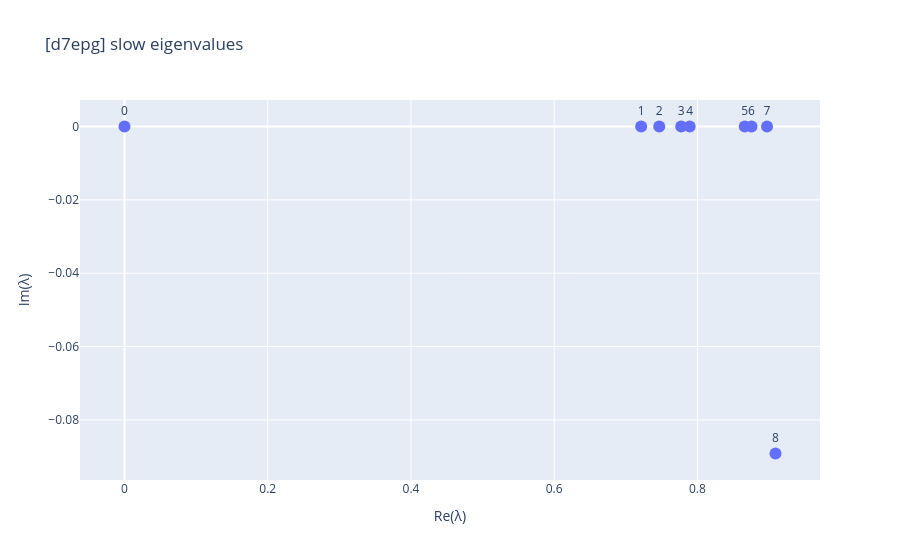
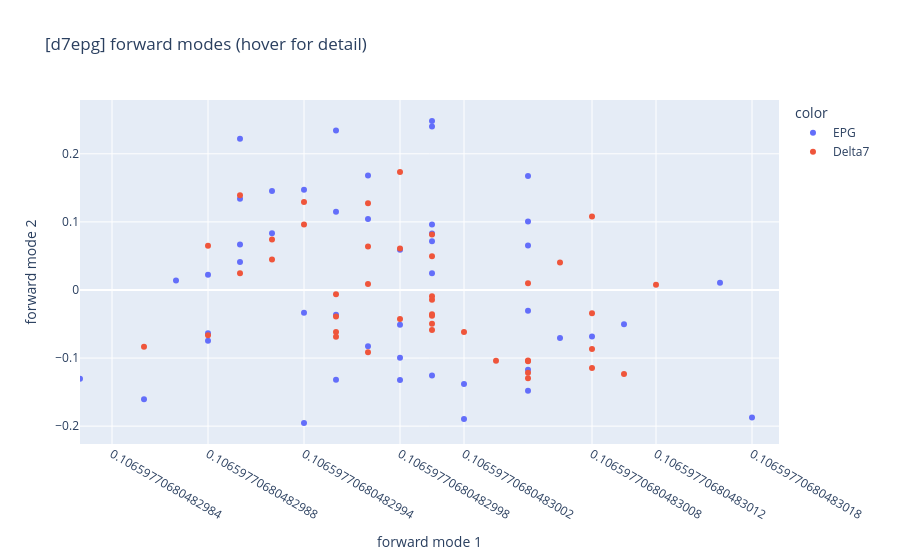
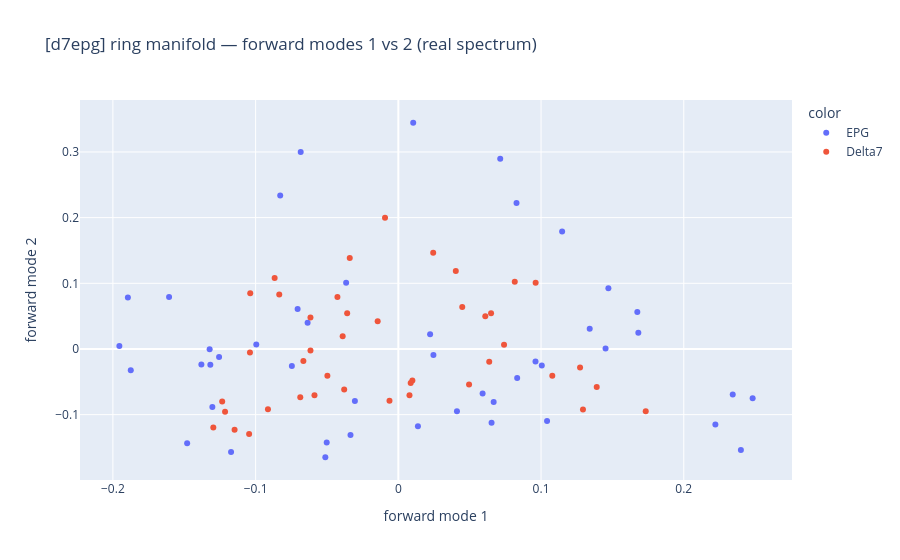
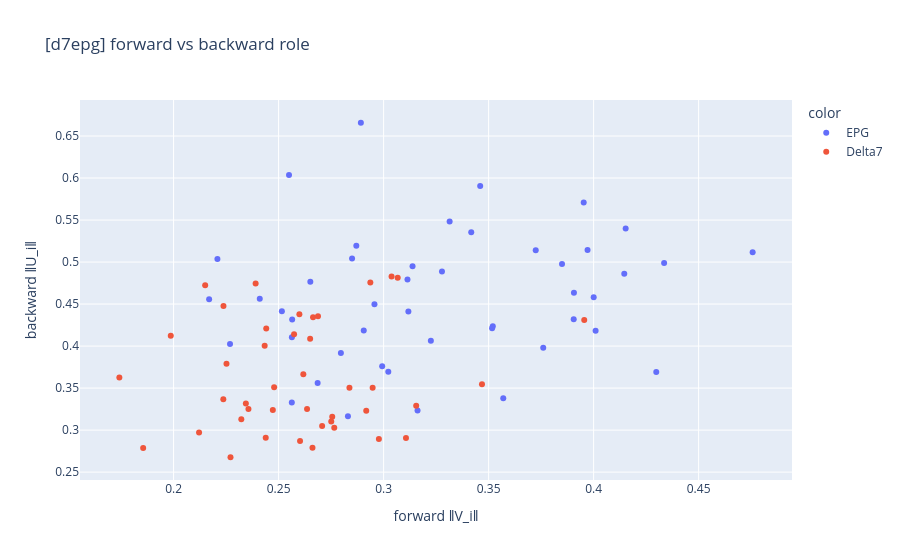

Write notebook code for charts like these, in order.
### Markdown cell above
## Pass 2 — Delta7 + EPG combined

The full compass circuit (88 neurons), clustered into **9 groups** (`k=9`).
Spectral seriation ordering; the EPG ring coordinate is retained where available
(Delta7 has none).

### Code cell
rc_all = load_ring_connectome(['Delta7', 'EPG'], reorder='seriation')
b_all = explore_population(rc_all, 'd7epg', k=9)   # 9 clusters

### Figure 1 — Plotly figure (JSON) as saved in the notebook; plotly's stock layout.template omitted (floating-point values rounded to 4 significant figures)
{"data": [{"hovertemplate": "Re(λ)=%{x}<br>Im(λ)=%{y}<br>text=%{text}<extra></extra>", "legendgroup": "", "marker": {"color": "#636efa", "size": 12, "symbol": "circle"}, "mode": "markers+text", "name": "", "orientation": "v", "showlegend": false, "text": ["0", "1", "2", "3", "4", "5", "6", "7", "8"], "textposition": "top center", "type": "scatter", "x": [-1.32e-16, 0.7214, 0.7467, 0.7774, 0.7891, 0.866, 0.8755, 0.8972, 0.909], "xaxis": "x", "y": [-2.233e-19, 2.485e-17, 3.868e-18, 7.101e-18, -1.122e-18, -1.587e-16, 3.441e-16, -2.281e-16, -0.08916], "yaxis": "y"}], "layout": {"legend": {"tracegroupgap": 0}, "title": {"text": "[d7epg] slow eigenvalues"}, "xaxis": {"anchor": "y", "domain": [0.0, 1.0], "title": {"text": "Re(λ)"}}, "yaxis": {"anchor": "x", "domain": [0.0, 1.0], "title": {"text": "Im(λ)"}}}}

### Figure 2 — Plotly figure (JSON) as saved in the notebook; plotly's stock layout.template omitted (floating-point values rounded to 4 significant figures)
{"data": [{"hovertemplate": "<b>%{hovertext}</b><br><br>color=EPG<br>forward mode 1=%{x}<br>forward mode 2=%{y}<extra></extra>", "hovertext": ["1126647624<br>EPG(PB08)_R8<br>EPG<br>group 2", "5813061251<br>EPG(PB08)_R8<br>EPG<br>group 2", "1125964814<br>EPG(PB08)_R8<br>EPG<br>group 4", "1034219901<br>EPG(PB08)_R7<br>EPG<br>group 6", "1002507159<br>EPG(PB08)_R7<br>EPG<br>group 6", "1002852791<br>EPG(PB08)_R7<br>EPG<br>group 2", "697001770<br>EPG(PB08)_L2<br>EPG<br>group 2", "789126240<br>EPG(PB08)_L5<br>EPG<br>group 4", "912545106<br>EPG(PB08)_L2<br>EPG<br>group 2", "910438331<br>EPG(PB08)_R6<br>EPG<br>group 0", "387364605<br>EPG(PB08)_L3<br>EPG<br>group 6", "941132434<br>EPG(PB08)_R6<br>EPG<br>group 0", "758419409<br>EPG(PB08)_L3<br>EPG<br>group 6", "5813040233<br>EPG(PB08)_R8<br>EPG<br>group 4", "449438847<br>EPG(PB08)_L3<br>EPG<br>group 6", "819828986<br>EPG(PB08)_L5<br>EPG<br>group 4", "788794171<br>EPG(PB08)_L6<br>EPG<br>group 8", "942491983<br>EPG(PB08)_R6<br>EPG<br>group 0", "694920753<br>EPG(PB08)_R5<br>EPG<br>group 7", "725951521<br>EPG(PB08)_R5<br>EPG<br>group 7", "696362840<br>EPG(PB08)_L5<br>EPG<br>group 4", "695956656<br>EPG(PB08)_R4<br>EPG<br>group 4", "665314820<br>EPG(PB08)_L4<br>EPG<br>group 0", "5813027103<br>EPG(PB08)_R5<br>EPG<br>group 7", "633546217<br>EPG(PB08)_R4<br>EPG<br>group 8", "5813022281<br>EPG(PB08)_L4<br>EPG<br>group 7", "541870397<br>EPG(PB08)_L6<br>EPG<br>group 8", "634962055<br>EPG(PB08)_L4<br>EPG<br>group 7", "416642425<br>EPG(PB08)_R4<br>EPG<br>group 8", "1447576662<br>EPG(PB08)_L1<br>EPG<br>group 4", "912601268<br>EPG(PB08)_L6<br>EPG<br>group 8", "572870540<br>EPG(PB08)_L1<br>EPG<br>group 4", "478375456<br>EPG(PB08)_R3<br>EPG<br>group 7", "541118908<br>EPG(PB08)_R3<br>EPG<br>group 7", "5813080838<br>EPG(PB08)_R3<br>EPG<br>group 7", "5813014873<br>EPG(PB08)_R1<br>EPG<br>group 3", "5813077544<br>EPG(PB08)_R1<br>EPG<br>group 3", "695629525<br>EPG(PB08)_R2<br>EPG<br>group 1", "632544268<br>EPG(PB08)_R2<br>EPG<br>group 1", "1035045015<br>EPG(PB08)_L7<br>EPG<br>group 1", "5813012006<br>EPG(PB08)_L7<br>EPG<br>group 1", "1167995070<br>EPG(PB08)_L8<br>EPG<br>group 3", "1168664495<br>EPG(PB08)_L8<br>EPG<br>group 3", "1065410141<br>EPG(PB08)_L8<br>EPG<br>group 1", "1004017998<br>EPG(PB08)_L7<br>EPG<br>group 1", "1127476096<br>EPG(PB08)_L8<br>EPG<br>group 3"], "legendgroup": "EPG", "marker": {"color": "#636efa", "symbol": "circle"}, "mode": "markers", "name": "EPG", "orientation": "v", "showlegend": true, "type": "scatter", "x": [0.1066, 0.1066, 0.1066, 0.1066, 0.1066, 0.1066, 0.1066, 0.1066, 0.1066, 0.1066, 0.1066, 0.1066, 0.1066, 0.1066, 0.1066, 0.1066, 0.1066, 0.1066, 0.1066, 0.1066, 0.1066, 0.1066, 0.1066, 0.1066, 0.1066, 0.1066, 0.1066, 0.1066, 0.1066, 0.1066, 0.1066, 0.1066, 0.1066, 0.1066, 0.1066, 0.1066, 0.1066, 0.1066, 0.1066, 0.1066, 0.1066, 0.1066, 0.1066, 0.1066, 0.1066, 0.1066], "xaxis": "x", "y": [-0.1955, -0.1875, -0.1303, 0.01042, -0.06841, -0.08277, -0.1895, -0.03352, -0.1606, 0.1472, 0.07139, 0.1452, 0.1148, -0.148, 0.08282, -0.05019, -0.138, 0.1675, 0.06679, 0.04108, -0.03043, -0.07461, 0.1005, 0.01372, -0.09954, 0.08326, -0.1317, 0.05904, -0.1256, -0.1172, -0.1322, -0.05115, -0.07059, -0.06358, -0.03657, 0.06532, 0.1042, 0.1682, 0.1341, 0.02459, 0.09611, 0.2222, 0.24, 0.2343, 0.02225, 0.2483], "yaxis": "y"}, {"hovertemplate": "<b>%{hovertext}</b><br><br>color=Delta7<br>forward mode 1=%{x}<br>forward mode 2=%{y}<extra></extra>", "hovertext": ["911919917<br>Delta7(PB15)_L1L9R8_R<br>Delta7<br>group 7", "881221166<br>Delta7(PB15)_L1L9R8_R<br>Delta7<br>group 7", "941814787<br>Delta7(PB15)_L6R3_L<br>Delta7<br>group 0", "911911004<br>Delta7(PB15)_L1L9R8_R<br>Delta7<br>group 7", "911211196<br>Delta7(PB15)_L6R4_L<br>Delta7<br>group 0", "911574261<br>Delta7(PB15)_L1L9R8_R<br>Delta7<br>group 4", "911241750<br>Delta7(PB15)_L6R4_L<br>Delta7<br>group 0", "973959177<br>Delta7(PB15)_L6R3_L<br>Delta7<br>group 0", "911919044<br>Delta7(PB15)_L6R3_L<br>Delta7<br>group 0", "911574041<br>Delta7(PB15)_L2R7_R<br>Delta7<br>group 5", "5813061383<br>Delta7(PB15)_L1L9R8_R<br>Delta7<br>group 7", "911470352<br>Delta7(PB15)_L2R7_R<br>Delta7<br>group 5", "734581598<br>Delta7(PB15)_L6R3_L<br>Delta7<br>group 0", "941810314<br>Delta7(PB15)_L7R3_L<br>Delta7<br>group 0", "910801332<br>Delta7(PB15)_L5R4_L<br>Delta7<br>group 4", "941482720<br>Delta7(PB15)_L6R3_L<br>Delta7<br>group 0", "880875736<br>Delta7(PB15)_L5R4_L<br>Delta7<br>group 4", "911578496<br>Delta7(PB15)_L2R7_R<br>Delta7<br>group 5", "942522378<br>Delta7(PB15)_L2R7_R<br>Delta7<br>group 5", "911911699<br>Delta7(PB15)_L2R7_R<br>Delta7<br>group 5", "880530613<br>Delta7(PB15)_L5R4_L<br>Delta7<br>group 4", "5813048042<br>Delta7(PB15)_L5R4_L<br>Delta7<br>group 4", "910783883<br>Delta7(PB15)_L8R1R9_L<br>Delta7<br>group 0", "912243353<br>Delta7(PB15)_L7R2_L<br>Delta7<br>group 0", "911565419<br>Delta7(PB15)_L3R6_R<br>Delta7<br>group 5", "911129204<br>Delta7(PB15)_L7R2_L<br>Delta7<br>group 0", "910442782<br>Delta7(PB15)_L4R6_R<br>Delta7<br>group 5", "910783961<br>Delta7(PB15)_L3R6_R<br>Delta7<br>group 5", "1158747783<br>Delta7(PB15)_L7R2_L<br>Delta7<br>group 0", "880880259<br>Delta7(PB15)_L4R5_R<br>Delta7<br>group 1", "911906936<br>Delta7(PB15)_L3R6_R<br>Delta7<br>group 5", "910442752<br>Delta7(PB15)_L8R1R9_L<br>Delta7<br>group 0", "911578595<br>Delta7(PB15)_L8R1R9_L<br>Delta7<br>group 0", "911129339<br>Delta7(PB15)_L4R5_R<br>Delta7<br>group 5", "910783731<br>Delta7(PB15)_L8R1R9_L<br>Delta7<br>group 0", "910442723<br>Delta7(PB15)_L4R5_R<br>Delta7<br>group 7", "911138168<br>Delta7(PB15)_L4R5_R<br>Delta7<br>group 1", "911901802<br>Delta7(PB15)_L4R6_R<br>Delta7<br>group 5", "911911193<br>Delta7(PB15)_L8R1R9_L<br>Delta7<br>group 0", "941469087<br>Delta7(PB15)_L3R6_R<br>Delta7<br>group 5", "910796989<br>Delta7(PB15)_L5R4_L<br>Delta7<br>group 4", "911134009<br>Delta7(PB15)_L4R5_R<br>Delta7<br>group 1"], "legendgroup": "Delta7", "marker": {"color": "#EF553B", "symbol": "circle"}, "mode": "markers", "name": "Delta7", "orientation": "v", "showlegend": true, "type": "scatter", "x": [0.1066, 0.1066, 0.1066, 0.1066, 0.1066, 0.1066, 0.1066, 0.1066, 0.1066, 0.1066, 0.1066, 0.1066, 0.1066, 0.1066, 0.1066, 0.1066, 0.1066, 0.1066, 0.1066, 0.1066, 0.1066, 0.1066, 0.1066, 0.1066, 0.1066, 0.1066, 0.1066, 0.1066, 0.1066, 0.1066, 0.1066, 0.1066, 0.1066, 0.1066, 0.1066, 0.1066, 0.1066, 0.1066, 0.1066, 0.1066, 0.1066, 0.1066], "xaxis": "x", "y": [-0.1147, -0.1046, -0.06157, -0.1296, -0.06156, -0.1234, -0.06654, -0.03585, -0.039, -0.1038, -0.1214, -0.08344, -0.104, -0.04267, -0.04971, -0.01447, -0.09135, -0.08667, -0.03404, -0.009326, -0.06871, -0.05876, 0.1079, 0.04479, 0.08158, 0.06093, 0.07407, 0.04025, 0.06497, 0.007806, 0.02443, 0.1273, 0.1733, 0.009849, 0.139, -0.006195, 0.008649, 0.06368, 0.1294, 0.09621, -0.03794, 0.04955], "yaxis": "y"}], "layout": {"legend": {"title": {"text": "color"}, "tracegroupgap": 0}, "title": {"text": "[d7epg] forward modes (hover for detail)"}, "xaxis": {"anchor": "y", "domain": [0.0, 1.0], "title": {"text": "forward mode 1"}}, "yaxis": {"anchor": "x", "domain": [0.0, 1.0], "title": {"text": "forward mode 2"}}}}

### Figure 3 — Plotly figure (JSON) as saved in the notebook; plotly's stock layout.template omitted (floating-point values rounded to 4 significant figures)
{"data": [{"hovertemplate": "<b>%{hovertext}</b><br><br>color=EPG<br>forward mode 1=%{x}<br>forward mode 2=%{y}<extra></extra>", "hovertext": ["1126647624<br>EPG(PB08)_R8<br>EPG<br>group 2", "5813061251<br>EPG(PB08)_R8<br>EPG<br>group 2", "1125964814<br>EPG(PB08)_R8<br>EPG<br>group 4", "1034219901<br>EPG(PB08)_R7<br>EPG<br>group 6", "1002507159<br>EPG(PB08)_R7<br>EPG<br>group 6", "1002852791<br>EPG(PB08)_R7<br>EPG<br>group 2", "697001770<br>EPG(PB08)_L2<br>EPG<br>group 2", "789126240<br>EPG(PB08)_L5<br>EPG<br>group 4", "912545106<br>EPG(PB08)_L2<br>EPG<br>group 2", "910438331<br>EPG(PB08)_R6<br>EPG<br>group 0", "387364605<br>EPG(PB08)_L3<br>EPG<br>group 6", "941132434<br>EPG(PB08)_R6<br>EPG<br>group 0", "758419409<br>EPG(PB08)_L3<br>EPG<br>group 6", "5813040233<br>EPG(PB08)_R8<br>EPG<br>group 4", "449438847<br>EPG(PB08)_L3<br>EPG<br>group 6", "819828986<br>EPG(PB08)_L5<br>EPG<br>group 4", "788794171<br>EPG(PB08)_L6<br>EPG<br>group 8", "942491983<br>EPG(PB08)_R6<br>EPG<br>group 0", "694920753<br>EPG(PB08)_R5<br>EPG<br>group 7", "725951521<br>EPG(PB08)_R5<br>EPG<br>group 7", "696362840<br>EPG(PB08)_L5<br>EPG<br>group 4", "695956656<br>EPG(PB08)_R4<br>EPG<br>group 4", "665314820<br>EPG(PB08)_L4<br>EPG<br>group 0", "5813027103<br>EPG(PB08)_R5<br>EPG<br>group 7", "633546217<br>EPG(PB08)_R4<br>EPG<br>group 8", "5813022281<br>EPG(PB08)_L4<br>EPG<br>group 7", "541870397<br>EPG(PB08)_L6<br>EPG<br>group 8", "634962055<br>EPG(PB08)_L4<br>EPG<br>group 7", "416642425<br>EPG(PB08)_R4<br>EPG<br>group 8", "1447576662<br>EPG(PB08)_L1<br>EPG<br>group 4", "912601268<br>EPG(PB08)_L6<br>EPG<br>group 8", "572870540<br>EPG(PB08)_L1<br>EPG<br>group 4", "478375456<br>EPG(PB08)_R3<br>EPG<br>group 7", "541118908<br>EPG(PB08)_R3<br>EPG<br>group 7", "5813080838<br>EPG(PB08)_R3<br>EPG<br>group 7", "5813014873<br>EPG(PB08)_R1<br>EPG<br>group 3", "5813077544<br>EPG(PB08)_R1<br>EPG<br>group 3", "695629525<br>EPG(PB08)_R2<br>EPG<br>group 1", "632544268<br>EPG(PB08)_R2<br>EPG<br>group 1", "1035045015<br>EPG(PB08)_L7<br>EPG<br>group 1", "5813012006<br>EPG(PB08)_L7<br>EPG<br>group 1", "1167995070<br>EPG(PB08)_L8<br>EPG<br>group 3", "1168664495<br>EPG(PB08)_L8<br>EPG<br>group 3", "1065410141<br>EPG(PB08)_L8<br>EPG<br>group 1", "1004017998<br>EPG(PB08)_L7<br>EPG<br>group 1", "1127476096<br>EPG(PB08)_L8<br>EPG<br>group 3"], "legendgroup": "EPG", "marker": {"color": "#636efa", "symbol": "circle"}, "mode": "markers", "name": "EPG", "orientation": "v", "showlegend": true, "type": "scatter", "x": [-0.1955, -0.1875, -0.1303, 0.01042, -0.06841, -0.08277, -0.1895, -0.03352, -0.1606, 0.1472, 0.07139, 0.1452, 0.1148, -0.148, 0.08282, -0.05019, -0.138, 0.1675, 0.06679, 0.04108, -0.03043, -0.07461, 0.1005, 0.01372, -0.09954, 0.08326, -0.1317, 0.05904, -0.1256, -0.1172, -0.1322, -0.05115, -0.07059, -0.06358, -0.03657, 0.06532, 0.1042, 0.1682, 0.1341, 0.02459, 0.09611, 0.2222, 0.24, 0.2343, 0.02225, 0.2483], "xaxis": "x", "y": [0.004671, -0.0323, -0.08838, 0.3445, 0.3, 0.2335, 0.07855, -0.1308, 0.07906, 0.0924, 0.2897, 0.0007823, 0.179, -0.1437, 0.2224, -0.1423, -0.0237, 0.05627, -0.0809, -0.0949, -0.07919, -0.02598, -0.02526, -0.1176, 0.006888, -0.04433, -0.02391, -0.06785, -0.01219, -0.1568, -0.0003261, -0.1649, 0.06092, 0.04006, 0.101, -0.1124, -0.1098, 0.02474, 0.03074, -0.009067, -0.01925, -0.115, -0.1537, -0.06937, 0.02246, -0.07497], "yaxis": "y"}, {"hovertemplate": "<b>%{hovertext}</b><br><br>color=Delta7<br>forward mode 1=%{x}<br>forward mode 2=%{y}<extra></extra>", "hovertext": ["911919917<br>Delta7(PB15)_L1L9R8_R<br>Delta7<br>group 7", "881221166<br>Delta7(PB15)_L1L9R8_R<br>Delta7<br>group 7", "941814787<br>Delta7(PB15)_L6R3_L<br>Delta7<br>group 0", "911911004<br>Delta7(PB15)_L1L9R8_R<br>Delta7<br>group 7", "911211196<br>Delta7(PB15)_L6R4_L<br>Delta7<br>group 0", "911574261<br>Delta7(PB15)_L1L9R8_R<br>Delta7<br>group 4", "911241750<br>Delta7(PB15)_L6R4_L<br>Delta7<br>group 0", "973959177<br>Delta7(PB15)_L6R3_L<br>Delta7<br>group 0", "911919044<br>Delta7(PB15)_L6R3_L<br>Delta7<br>group 0", "911574041<br>Delta7(PB15)_L2R7_R<br>Delta7<br>group 5", "5813061383<br>Delta7(PB15)_L1L9R8_R<br>Delta7<br>group 7", "911470352<br>Delta7(PB15)_L2R7_R<br>Delta7<br>group 5", "734581598<br>Delta7(PB15)_L6R3_L<br>Delta7<br>group 0", "941810314<br>Delta7(PB15)_L7R3_L<br>Delta7<br>group 0", "910801332<br>Delta7(PB15)_L5R4_L<br>Delta7<br>group 4", "941482720<br>Delta7(PB15)_L6R3_L<br>Delta7<br>group 0", "880875736<br>Delta7(PB15)_L5R4_L<br>Delta7<br>group 4", "911578496<br>Delta7(PB15)_L2R7_R<br>Delta7<br>group 5", "942522378<br>Delta7(PB15)_L2R7_R<br>Delta7<br>group 5", "911911699<br>Delta7(PB15)_L2R7_R<br>Delta7<br>group 5", "880530613<br>Delta7(PB15)_L5R4_L<br>Delta7<br>group 4", "5813048042<br>Delta7(PB15)_L5R4_L<br>Delta7<br>group 4", "910783883<br>Delta7(PB15)_L8R1R9_L<br>Delta7<br>group 0", "912243353<br>Delta7(PB15)_L7R2_L<br>Delta7<br>group 0", "911565419<br>Delta7(PB15)_L3R6_R<br>Delta7<br>group 5", "911129204<br>Delta7(PB15)_L7R2_L<br>Delta7<br>group 0", "910442782<br>Delta7(PB15)_L4R6_R<br>Delta7<br>group 5", "910783961<br>Delta7(PB15)_L3R6_R<br>Delta7<br>group 5", "1158747783<br>Delta7(PB15)_L7R2_L<br>Delta7<br>group 0", "880880259<br>Delta7(PB15)_L4R5_R<br>Delta7<br>group 1", "911906936<br>Delta7(PB15)_L3R6_R<br>Delta7<br>group 5", "910442752<br>Delta7(PB15)_L8R1R9_L<br>Delta7<br>group 0", "911578595<br>Delta7(PB15)_L8R1R9_L<br>Delta7<br>group 0", "911129339<br>Delta7(PB15)_L4R5_R<br>Delta7<br>group 5", "910783731<br>Delta7(PB15)_L8R1R9_L<br>Delta7<br>group 0", "910442723<br>Delta7(PB15)_L4R5_R<br>Delta7<br>group 7", "911138168<br>Delta7(PB15)_L4R5_R<br>Delta7<br>group 1", "911901802<br>Delta7(PB15)_L4R6_R<br>Delta7<br>group 5", "911911193<br>Delta7(PB15)_L8R1R9_L<br>Delta7<br>group 0", "941469087<br>Delta7(PB15)_L3R6_R<br>Delta7<br>group 5", "910796989<br>Delta7(PB15)_L5R4_L<br>Delta7<br>group 4", "911134009<br>Delta7(PB15)_L4R5_R<br>Delta7<br>group 1"], "legendgroup": "Delta7", "marker": {"color": "#EF553B", "symbol": "circle"}, "mode": "markers", "name": "Delta7", "orientation": "v", "showlegend": true, "type": "scatter", "x": [-0.1147, -0.1046, -0.06157, -0.1296, -0.06156, -0.1234, -0.06654, -0.03585, -0.039, -0.1038, -0.1214, -0.08344, -0.104, -0.04267, -0.04971, -0.01447, -0.09135, -0.08667, -0.03404, -0.009326, -0.06871, -0.05876, 0.1079, 0.04479, 0.08158, 0.06093, 0.07407, 0.04025, 0.06497, 0.007806, 0.02443, 0.1273, 0.1733, 0.009849, 0.139, -0.006195, 0.008649, 0.06368, 0.1294, 0.09621, -0.03794, 0.04955], "xaxis": "x", "y": [-0.1229, -0.1295, 0.04785, -0.1196, -0.002405, -0.08011, -0.01816, 0.05429, 0.01954, 0.08481, -0.0956, 0.08298, -0.005516, 0.07898, -0.0408, 0.04234, -0.09172, 0.1082, 0.1384, 0.2, -0.07368, -0.07062, -0.04081, 0.06374, 0.1023, 0.04997, 0.006449, 0.1185, 0.05424, -0.07051, 0.1466, -0.02831, -0.09472, -0.04792, -0.05775, -0.07878, -0.05182, -0.01959, -0.09213, 0.1007, -0.06182, -0.05404], "yaxis": "y"}], "layout": {"legend": {"title": {"text": "color"}, "tracegroupgap": 0}, "title": {"text": "[d7epg] ring manifold — forward modes 1 vs 2 (real spectrum)"}, "xaxis": {"anchor": "y", "domain": [0.0, 1.0], "title": {"text": "forward mode 1"}}, "yaxis": {"anchor": "x", "domain": [0.0, 1.0], "title": {"text": "forward mode 2"}}}}

### Figure 4 — Plotly figure (JSON) as saved in the notebook; plotly's stock layout.template omitted (floating-point values rounded to 4 significant figures)
{"data": [{"hovertemplate": "<b>%{hovertext}</b><br><br>color=EPG<br>forward ‖V_i‖=%{x}<br>backward ‖U_i‖=%{y}<extra></extra>", "hovertext": ["1126647624<br>EPG(PB08)_R8<br>EPG<br>group 2", "5813061251<br>EPG(PB08)_R8<br>EPG<br>group 2", "1125964814<br>EPG(PB08)_R8<br>EPG<br>group 4", "1034219901<br>EPG(PB08)_R7<br>EPG<br>group 6", "1002507159<br>EPG(PB08)_R7<br>EPG<br>group 6", "1002852791<br>EPG(PB08)_R7<br>EPG<br>group 2", "697001770<br>EPG(PB08)_L2<br>EPG<br>group 2", "789126240<br>EPG(PB08)_L5<br>EPG<br>group 4", "912545106<br>EPG(PB08)_L2<br>EPG<br>group 2", "910438331<br>EPG(PB08)_R6<br>EPG<br>group 0", "387364605<br>EPG(PB08)_L3<br>EPG<br>group 6", "941132434<br>EPG(PB08)_R6<br>EPG<br>group 0", "758419409<br>EPG(PB08)_L3<br>EPG<br>group 6", "5813040233<br>EPG(PB08)_R8<br>EPG<br>group 4", "449438847<br>EPG(PB08)_L3<br>EPG<br>group 6", "819828986<br>EPG(PB08)_L5<br>EPG<br>group 4", "788794171<br>EPG(PB08)_L6<br>EPG<br>group 8", "942491983<br>EPG(PB08)_R6<br>EPG<br>group 0", "694920753<br>EPG(PB08)_R5<br>EPG<br>group 7", "725951521<br>EPG(PB08)_R5<br>EPG<br>group 7", "696362840<br>EPG(PB08)_L5<br>EPG<br>group 4", "695956656<br>EPG(PB08)_R4<br>EPG<br>group 4", "665314820<br>EPG(PB08)_L4<br>EPG<br>group 0", "5813027103<br>EPG(PB08)_R5<br>EPG<br>group 7", "633546217<br>EPG(PB08)_R4<br>EPG<br>group 8", "5813022281<br>EPG(PB08)_L4<br>EPG<br>group 7", "541870397<br>EPG(PB08)_L6<br>EPG<br>group 8", "634962055<br>EPG(PB08)_L4<br>EPG<br>group 7", "416642425<br>EPG(PB08)_R4<br>EPG<br>group 8", "1447576662<br>EPG(PB08)_L1<br>EPG<br>group 4", "912601268<br>EPG(PB08)_L6<br>EPG<br>group 8", "572870540<br>EPG(PB08)_L1<br>EPG<br>group 4", "478375456<br>EPG(PB08)_R3<br>EPG<br>group 7", "541118908<br>EPG(PB08)_R3<br>EPG<br>group 7", "5813080838<br>EPG(PB08)_R3<br>EPG<br>group 7", "5813014873<br>EPG(PB08)_R1<br>EPG<br>group 3", "5813077544<br>EPG(PB08)_R1<br>EPG<br>group 3", "695629525<br>EPG(PB08)_R2<br>EPG<br>group 1", "632544268<br>EPG(PB08)_R2<br>EPG<br>group 1", "1035045015<br>EPG(PB08)_L7<br>EPG<br>group 1", "5813012006<br>EPG(PB08)_L7<br>EPG<br>group 1", "1167995070<br>EPG(PB08)_L8<br>EPG<br>group 3", "1168664495<br>EPG(PB08)_L8<br>EPG<br>group 3", "1065410141<br>EPG(PB08)_L8<br>EPG<br>group 1", "1004017998<br>EPG(PB08)_L7<br>EPG<br>group 1", "1127476096<br>EPG(PB08)_L8<br>EPG<br>group 3"], "legendgroup": "EPG", "marker": {"color": "#636efa", "symbol": "circle"}, "mode": "markers", "name": "EPG", "orientation": "v", "showlegend": true, "type": "scatter", "x": [0.3906, 0.376, 0.2565, 0.4757, 0.4336, 0.385, 0.3314, 0.2563, 0.3278, 0.4, 0.3953, 0.285, 0.3417, 0.3162, 0.346, 0.2686, 0.4298, 0.352, 0.2269, 0.2516, 0.2956, 0.3517, 0.241, 0.2563, 0.3225, 0.2209, 0.4153, 0.2169, 0.3138, 0.3022, 0.3971, 0.2993, 0.255, 0.2651, 0.283, 0.2797, 0.2892, 0.3118, 0.287, 0.3114, 0.357, 0.3724, 0.4146, 0.4009, 0.2905, 0.3905], "xaxis": "x", "y": [0.4636, 0.398, 0.4318, 0.5117, 0.499, 0.4976, 0.5482, 0.333, 0.4889, 0.4582, 0.5708, 0.5041, 0.5355, 0.3233, 0.5905, 0.356, 0.3692, 0.4236, 0.4025, 0.4414, 0.4499, 0.4211, 0.4564, 0.4105, 0.4064, 0.5036, 0.54, 0.4559, 0.495, 0.3694, 0.5143, 0.376, 0.6037, 0.4765, 0.3165, 0.3917, 0.6658, 0.4413, 0.5193, 0.4793, 0.3378, 0.5141, 0.4862, 0.4181, 0.4184, 0.432], "yaxis": "y"}, {"hovertemplate": "<b>%{hovertext}</b><br><br>color=Delta7<br>forward ‖V_i‖=%{x}<br>backward ‖U_i‖=%{y}<extra></extra>", "hovertext": ["911919917<br>Delta7(PB15)_L1L9R8_R<br>Delta7<br>group 7", "881221166<br>Delta7(PB15)_L1L9R8_R<br>Delta7<br>group 7", "941814787<br>Delta7(PB15)_L6R3_L<br>Delta7<br>group 0", "911911004<br>Delta7(PB15)_L1L9R8_R<br>Delta7<br>group 7", "911211196<br>Delta7(PB15)_L6R4_L<br>Delta7<br>group 0", "911574261<br>Delta7(PB15)_L1L9R8_R<br>Delta7<br>group 4", "911241750<br>Delta7(PB15)_L6R4_L<br>Delta7<br>group 0", "973959177<br>Delta7(PB15)_L6R3_L<br>Delta7<br>group 0", "911919044<br>Delta7(PB15)_L6R3_L<br>Delta7<br>group 0", "911574041<br>Delta7(PB15)_L2R7_R<br>Delta7<br>group 5", "5813061383<br>Delta7(PB15)_L1L9R8_R<br>Delta7<br>group 7", "911470352<br>Delta7(PB15)_L2R7_R<br>Delta7<br>group 5", "734581598<br>Delta7(PB15)_L6R3_L<br>Delta7<br>group 0", "941810314<br>Delta7(PB15)_L7R3_L<br>Delta7<br>group 0", "910801332<br>Delta7(PB15)_L5R4_L<br>Delta7<br>group 4", "941482720<br>Delta7(PB15)_L6R3_L<br>Delta7<br>group 0", "880875736<br>Delta7(PB15)_L5R4_L<br>Delta7<br>group 4", "911578496<br>Delta7(PB15)_L2R7_R<br>Delta7<br>group 5", "942522378<br>Delta7(PB15)_L2R7_R<br>Delta7<br>group 5", "911911699<br>Delta7(PB15)_L2R7_R<br>Delta7<br>group 5", "880530613<br>Delta7(PB15)_L5R4_L<br>Delta7<br>group 4", "5813048042<br>Delta7(PB15)_L5R4_L<br>Delta7<br>group 4", "910783883<br>Delta7(PB15)_L8R1R9_L<br>Delta7<br>group 0", "912243353<br>Delta7(PB15)_L7R2_L<br>Delta7<br>group 0", "911565419<br>Delta7(PB15)_L3R6_R<br>Delta7<br>group 5", "911129204<br>Delta7(PB15)_L7R2_L<br>Delta7<br>group 0", "910442782<br>Delta7(PB15)_L4R6_R<br>Delta7<br>group 5", "910783961<br>Delta7(PB15)_L3R6_R<br>Delta7<br>group 5", "1158747783<br>Delta7(PB15)_L7R2_L<br>Delta7<br>group 0", "880880259<br>Delta7(PB15)_L4R5_R<br>Delta7<br>group 1", "911906936<br>Delta7(PB15)_L3R6_R<br>Delta7<br>group 5", "910442752<br>Delta7(PB15)_L8R1R9_L<br>Delta7<br>group 0", "911578595<br>Delta7(PB15)_L8R1R9_L<br>Delta7<br>group 0", "911129339<br>Delta7(PB15)_L4R5_R<br>Delta7<br>group 5", "910783731<br>Delta7(PB15)_L8R1R9_L<br>Delta7<br>group 0", "910442723<br>Delta7(PB15)_L4R5_R<br>Delta7<br>group 7", "911138168<br>Delta7(PB15)_L4R5_R<br>Delta7<br>group 1", "911901802<br>Delta7(PB15)_L4R6_R<br>Delta7<br>group 5", "911911193<br>Delta7(PB15)_L8R1R9_L<br>Delta7<br>group 0", "941469087<br>Delta7(PB15)_L3R6_R<br>Delta7<br>group 5", "910796989<br>Delta7(PB15)_L5R4_L<br>Delta7<br>group 4", "911134009<br>Delta7(PB15)_L4R5_R<br>Delta7<br>group 1"], "legendgroup": "Delta7", "marker": {"color": "#EF553B", "symbol": "circle"}, "mode": "markers", "name": "Delta7", "orientation": "v", "showlegend": true, "type": "scatter", "x": [0.2356, 0.2439, 0.2661, 0.2574, 0.2707, 0.1987, 0.2618, 0.2664, 0.2391, 0.2635, 0.2237, 0.2599, 0.2978, 0.2937, 0.1855, 0.3067, 0.3155, 0.265, 0.2344, 0.3038, 0.2602, 0.2473, 0.2765, 0.3955, 0.2917, 0.2837, 0.215, 0.2322, 0.3468, 0.2121, 0.2688, 0.2434, 0.2751, 0.2441, 0.2755, 0.3106, 0.2252, 0.2237, 0.2479, 0.2948, 0.1742, 0.2271], "xaxis": "x", "y": [0.3253, 0.2908, 0.279, 0.4142, 0.3048, 0.4124, 0.3664, 0.4342, 0.4745, 0.3252, 0.3367, 0.4379, 0.2894, 0.4757, 0.2788, 0.4814, 0.329, 0.4086, 0.3316, 0.4827, 0.2869, 0.3239, 0.303, 0.4311, 0.3229, 0.3503, 0.4725, 0.3129, 0.3546, 0.2973, 0.4356, 0.4004, 0.3102, 0.4208, 0.316, 0.2906, 0.3789, 0.4476, 0.351, 0.3505, 0.3626, 0.2677], "yaxis": "y"}], "layout": {"legend": {"title": {"text": "color"}, "tracegroupgap": 0}, "title": {"text": "[d7epg] forward vs backward role"}, "xaxis": {"anchor": "y", "domain": [0.0, 1.0], "title": {"text": "forward ‖V_i‖"}}, "yaxis": {"anchor": "x", "domain": [0.0, 1.0], "title": {"text": "backward ‖U_i‖"}}}}
